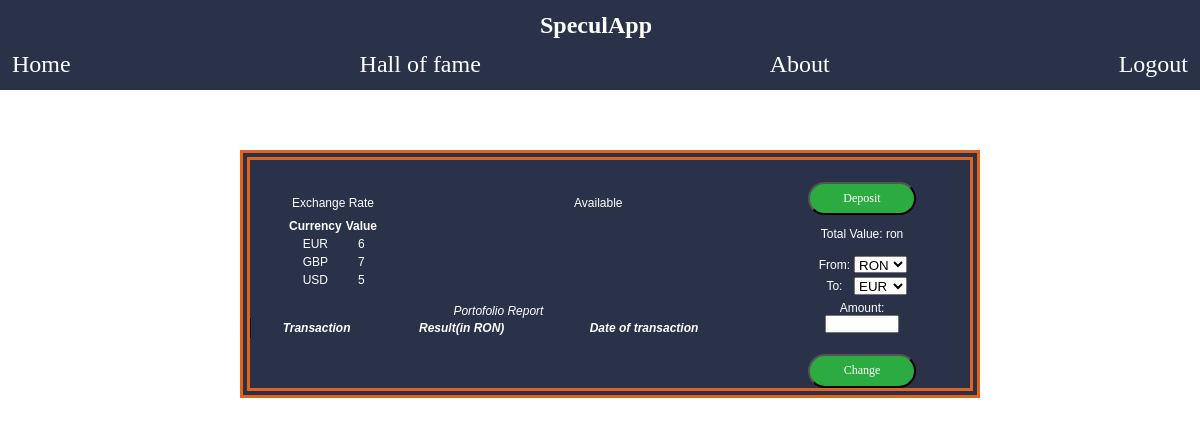
Page /page/Client.php (signed in) on the earlier database version.
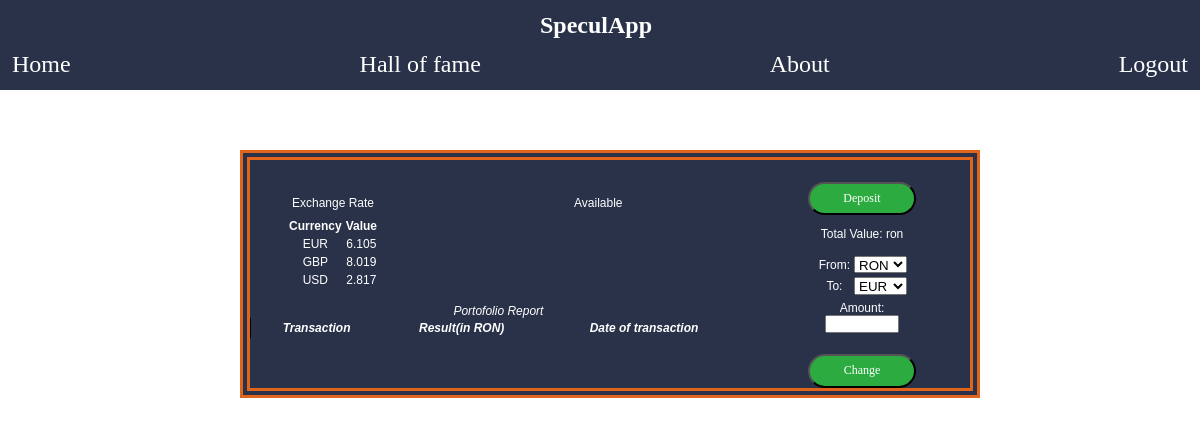
Same page on the later database version.
### tables this page shows
CREATE TABLE `currency` (
  `name` varchar(8) NOT NULL,
  `cur_value` double(10,3) NOT NULL,
  `last_value` double(10,3) NOT NULL,
  `min_value` double(10,3) NOT NULL,
  `max_value` double(10,3) NOT NULL,
  `update_time` int(11) NOT NULL,
  `last_update` datetime NOT NULL
);

### script/include.php (called while the page is built, shortened)
<?php
function get_currency(){
	require('db.php');
	$sql="SELECT * FROM `currency`;";
	$result=mysqli_query($con,$sql) or die (mysqli_error($con));
	if ($result){
		return $result;
	}
	else return 0;
}
?>

### script/get_cur_names.php (the view, shortened to what this page needs)
<?php
require('db.php');
include_once('include.php');
$result = get_currency();
if (mysqli_num_rows($result)>0){
	while ($row=mysqli_fetch_assoc($result)){ ?>
	<option value="<?php echo $row['name'];?>"><?php echo $row['name'];?></option>
	<?php
	}
}
?>

### script/get_rate.php (shortened to what this page needs)
<?php
require('db.php');
include_once('include.php');
$result = get_currency();
if (mysqli_num_rows($result)>0){
	while ($row=mysqli_fetch_assoc($result)){ ?>
		<tr>
			<td><?php echo $row['name'];?></td>
			<td><?php echo $row['cur_value'];?>
			</td>
		</tr>
	<?php
	}
}
?>

Differences in the rows shown:
changed currency "EUR": cur_value "6" → "6.105"
changed currency "GBP": cur_value "7" → "8.019"
changed currency "USD": cur_value "5" → "2.817"
